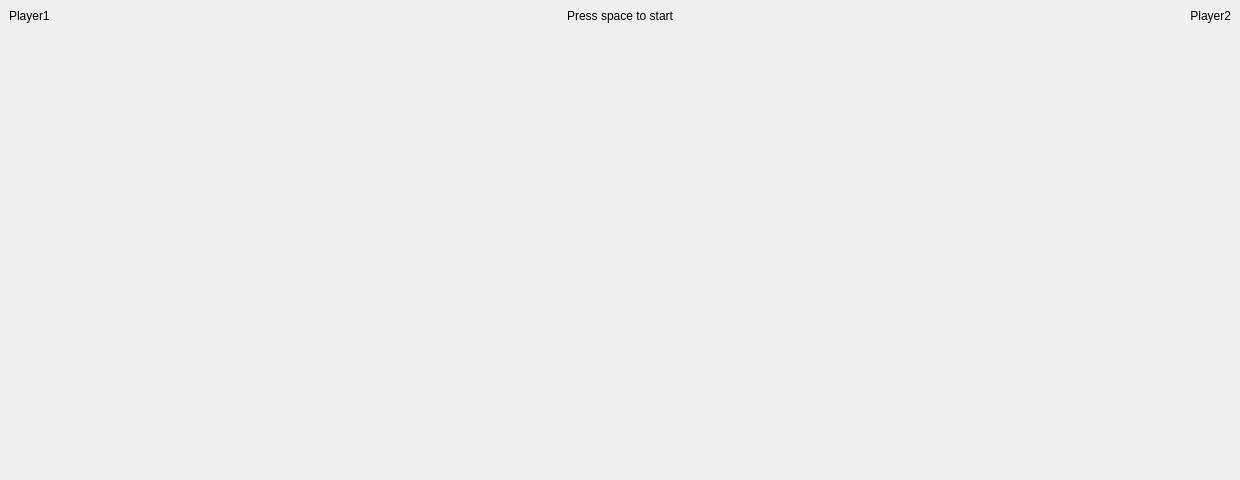
<?xml version="1.0" encoding="UTF-8"?>
<ui version="4.0">
 <class>MainWindow</class>
 <widget class="QMainWindow" name="MainWindow">
  <property name="geometry">
   <rect>
    <x>0</x>
    <y>0</y>
    <width>1240</width>
    <height>480</height>
   </rect>
  </property>
  <property name="windowTitle">
   <string>QT-Pong</string>
  </property>
  <widget class="QWidget" name="centralwidget">
   <layout class="QVBoxLayout" name="verticalLayout">
    <item>
     <layout class="QHBoxLayout" name="horizontalLayout">
      <item>
       <widget class="QLabel" name="player1">
        <property name="text">
         <string>Player1</string>
        </property>
       </widget>
      </item>
      <item>
       <widget class="QLabel" name="status">
        <property name="accessibleName">
         <string>status</string>
        </property>
        <property name="text">
         <string>Press space to start</string>
        </property>
        <property name="alignment">
         <set>Qt::AlignCenter</set>
        </property>
       </widget>
      </item>
      <item>
       <widget class="QLabel" name="player2">
        <property name="text">
         <string>Player2</string>
        </property>
        <property name="alignment">
         <set>Qt::AlignRight|Qt::AlignTrailing|Qt::AlignVCenter</set>
        </property>
       </widget>
      </item>
     </layout>
    </item>
    <item>
     <spacer name="verticalSpacer">
      <property name="orientation">
       <enum>Qt::Vertical</enum>
      </property>
      <property name="sizeType">
       <enum>QSizePolicy::Preferred</enum>
      </property>
      <property name="sizeHint" stdset="0">
       <size>
        <width>20</width>
        <height>10</height>
       </size>
      </property>
     </spacer>
    </item>
    <item>
     <widget class="Game" name="game" native="true">
      <property name="sizePolicy">
       <sizepolicy hsizetype="Preferred" vsizetype="Preferred">
        <horstretch>3</horstretch>
        <verstretch>3</verstretch>
       </sizepolicy>
      </property>
     </widget>
    </item>
   </layout>
  </widget>
 </widget>
 <customwidgets>
  <customwidget>
   <class>Game</class>
   <extends>QWidget</extends>
   <header>game.h</header>
  </customwidget>
 </customwidgets>
 <resources>
  <include location="../example.qrc"/>
 </resources>
 <connections/>
</ui>
